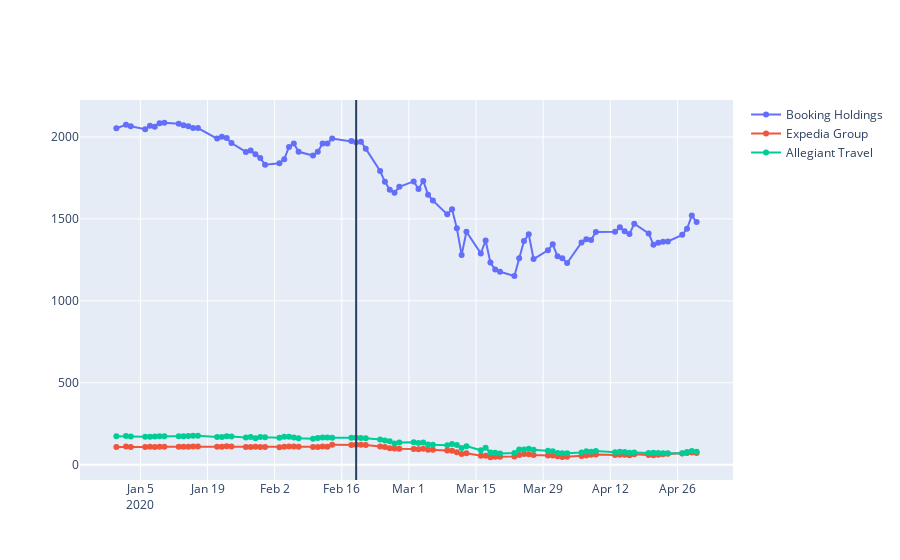

Notebook code for this chart:
### Code cell
plot_f(stock['BKNG'],'Booking Holdings',stock['EXPE'],'Expedia Group',stock['ALGT'],'Allegiant Travel')
